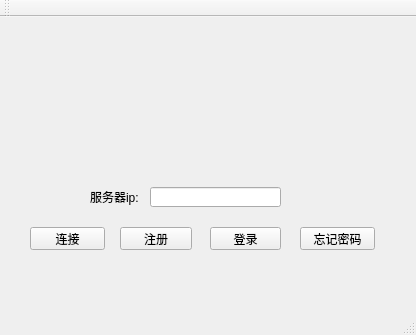
<?xml version="1.0" encoding="UTF-8"?>
<ui version="4.0">
 <class>TcpClient</class>
 <widget class="QMainWindow" name="TcpClient">
  <property name="geometry">
   <rect>
    <x>0</x>
    <y>0</y>
    <width>416</width>
    <height>335</height>
   </rect>
  </property>
  <property name="windowTitle">
   <string>TcpClient</string>
  </property>
  <widget class="QWidget" name="centralWidget">
   <widget class="QPushButton" name="sendBtn">
    <property name="geometry">
     <rect>
      <x>210</x>
      <y>210</y>
      <width>71</width>
      <height>23</height>
     </rect>
    </property>
    <property name="text">
     <string>登录</string>
    </property>
   </widget>
   <widget class="QPushButton" name="signBtn">
    <property name="geometry">
     <rect>
      <x>120</x>
      <y>210</y>
      <width>72</width>
      <height>23</height>
     </rect>
    </property>
    <property name="text">
     <string>注册</string>
    </property>
   </widget>
   <widget class="QWidget" name="layoutWidget">
    <property name="geometry">
     <rect>
      <x>90</x>
      <y>120</y>
      <width>189</width>
      <height>22</height>
     </rect>
    </property>
    <layout class="QHBoxLayout" name="horizontalLayout_2">
     <item>
      <widget class="QLabel" name="label_2">
       <property name="text">
        <string>密  码：</string>
       </property>
      </widget>
     </item>
     <item>
      <widget class="QLineEdit" name="passwardLineEdit"/>
     </item>
    </layout>
   </widget>
   <widget class="QWidget" name="layoutWidget">
    <property name="geometry">
     <rect>
      <x>90</x>
      <y>60</y>
      <width>189</width>
      <height>22</height>
     </rect>
    </property>
    <layout class="QHBoxLayout" name="horizontalLayout">
     <item>
      <widget class="QLabel" name="label">
       <property name="text">
        <string>用户名：</string>
       </property>
      </widget>
     </item>
     <item>
      <widget class="QLineEdit" name="userLineEdit"/>
     </item>
    </layout>
   </widget>
   <widget class="QLabel" name="label_3">
    <property name="geometry">
     <rect>
      <x>90</x>
      <y>170</y>
      <width>61</width>
      <height>20</height>
     </rect>
    </property>
    <property name="text">
     <string>服务器ip:</string>
    </property>
   </widget>
   <widget class="QLineEdit" name="ipEdit">
    <property name="geometry">
     <rect>
      <x>150</x>
      <y>170</y>
      <width>131</width>
      <height>20</height>
     </rect>
    </property>
   </widget>
   <widget class="QPushButton" name="linkButton">
    <property name="geometry">
     <rect>
      <x>30</x>
      <y>210</y>
      <width>75</width>
      <height>23</height>
     </rect>
    </property>
    <property name="text">
     <string>连接</string>
    </property>
   </widget>
   <widget class="QPushButton" name="pushButton">
    <property name="geometry">
     <rect>
      <x>300</x>
      <y>210</y>
      <width>75</width>
      <height>23</height>
     </rect>
    </property>
    <property name="text">
     <string>忘记密码</string>
    </property>
   </widget>
  </widget>
  <widget class="QMenuBar" name="menuBar">
   <property name="geometry">
    <rect>
     <x>0</x>
     <y>0</y>
     <width>416</width>
     <height>23</height>
    </rect>
   </property>
  </widget>
  <widget class="QToolBar" name="mainToolBar">
   <attribute name="toolBarArea">
    <enum>TopToolBarArea</enum>
   </attribute>
   <attribute name="toolBarBreak">
    <bool>false</bool>
   </attribute>
  </widget>
  <widget class="QStatusBar" name="statusBar"/>
 </widget>
 <layoutdefault spacing="6" margin="11"/>
 <resources/>
 <connections/>
</ui>
